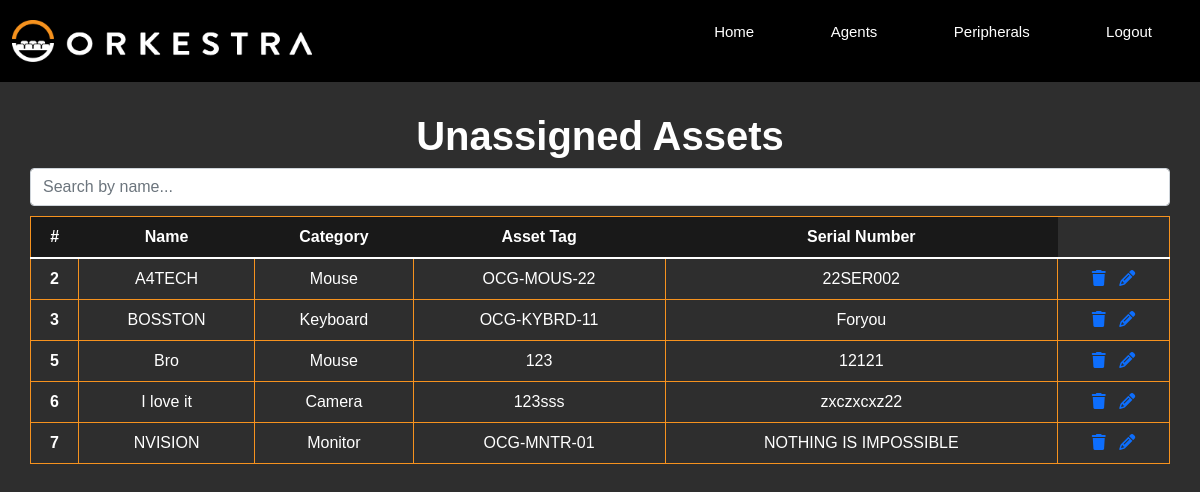
Page /asset-view on the earlier database version.
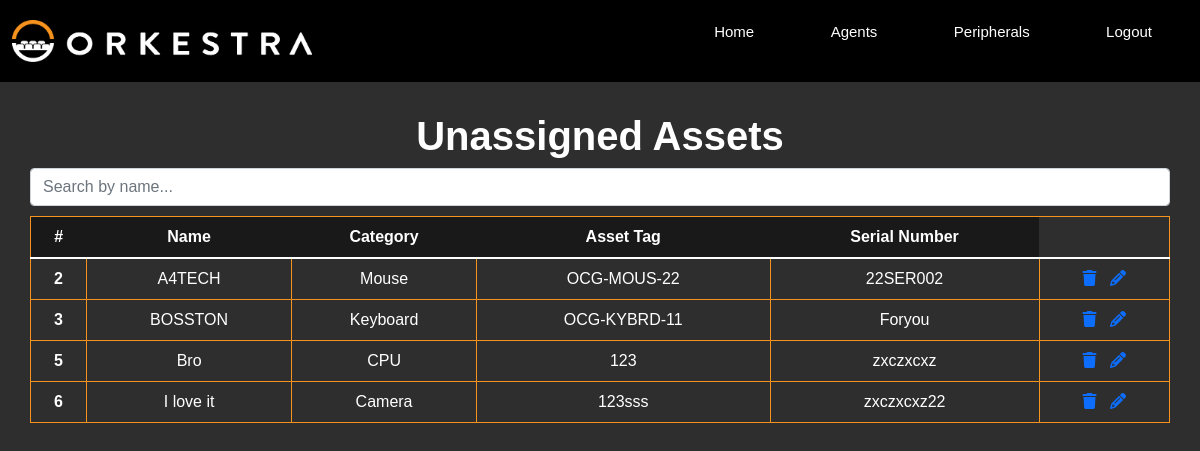
Same page on the later database version.
### models.py (models this page shows)
class Stock(db.Model):
    __tablename__ = 'stock'
    id = db.Column(db.Integer, primary_key=True, autoincrement=True)
    name = db.Column(db.Text, unique=False, nullable=False)
    category = db.Column(db.String(30), unique=False, nullable=False)
    asset_tag = db.Column(db.String(30), unique=False, nullable=False)
    serial_number = db.Column(db.String(30), unique=False, nullable=False)

### main.py (the view)
@app.route("/asset-view", methods=['GET'])
def asset_view():
    msg = ""
    all_stocks_query = """
    SELECT * FROM stock
    WHERE id NOT IN (
    SELECT stock_id FROM asset
    );
    """
    stocks_not_in_asset = db.session.execute(text(all_stocks_query))
    if not stocks_not_in_asset:
        msg = "No unassigned assets found."
    return render_template("asset-view.html", msg=msg, stocks=stocks_not_in_asset)

### templates/asset-view.html (shortened to what this page needs)
<!DOCTYPE html>
<html lang="en">
<head>
  <link href="https://cdn.jsdelivr.net/npm/bootstrap@5.1.3/dist/css/bootstrap.min.css" rel="stylesheet">
  <link rel="stylesheet" href="static\css\styles.css">
</head>
<body>
  <header>
    <nav>
     <a href="{{ url_for('home') }}"><img src="static\css\assets\orkestra-main-logo.png" alt=""></a>
     <div class="nav-links">
        <ul>
            <li><a href="{{ url_for('home') }}">Home</a></li>
            <li><a href="{{ url_for('view') }}">Agents</a></li>
            <li><a href="{{ url_for('asset_view') }}">Peripherals</a></li>
            <li><a href="{{ url_for('login') }}">Logout</a></li>
        </ul>
    </div>
    </nav>
</header>
    <div class="assetView">
      <div class="assetHeader">
        <h1>Unassigned Assets</h1>
        <div class="search-bar">
          <input type="text" class="form-control" id="myInput" onkeyup="myFunction()" placeholder="Search by name...">
        </div>
      </div>
      <div class="assetTable">
        <table class="table" id="myTable">
          <thead>
            <tr>
              <th scope="col">#</th>
              <th scope="col">Name</th>
              <th scope="col">Category</th>
              <th scope="col">Asset Tag</th>
              <th scope="col">Serial Number</th>
            </tr>
          </thead>
          <tbody>
            {% for stock in stocks %}
            <tr>
              <th scope="row">{{ stock.id }}</th>
              <td>{{ stock.name }}</td>
              <td>{{ stock.category }}</td>
              <td>{{ stock.asset_tag }}</td>
              <td>{{ stock.serial_number }}</td>
              <td>
                <a href="{{ url_for('delete_asset', asset_id=stock.id) }}" class="confirmation">  <i class="fa-solid fa-trash"></i>
                </a>
                <a href="{{ url_for('asset_update', num=stock.id) }}">
                    <i class="fa-solid fa-pencil"></i>
                  </a>
              </td>
            </tr>
            {% endfor %}
          </tbody>
        </table>
      </div>
    </div>
</body>
</html>

Differences in the rows shown:
removed Stock: id "7", name "NVISION", category "Monitor", asset_tag "OCG-MNTR-01", serial_number "NOTHING IS IMPOSSIBLE"
changed Stock "Bro": category "Mouse" → "CPU"; serial_number "12121" → "zxczxcxz"
